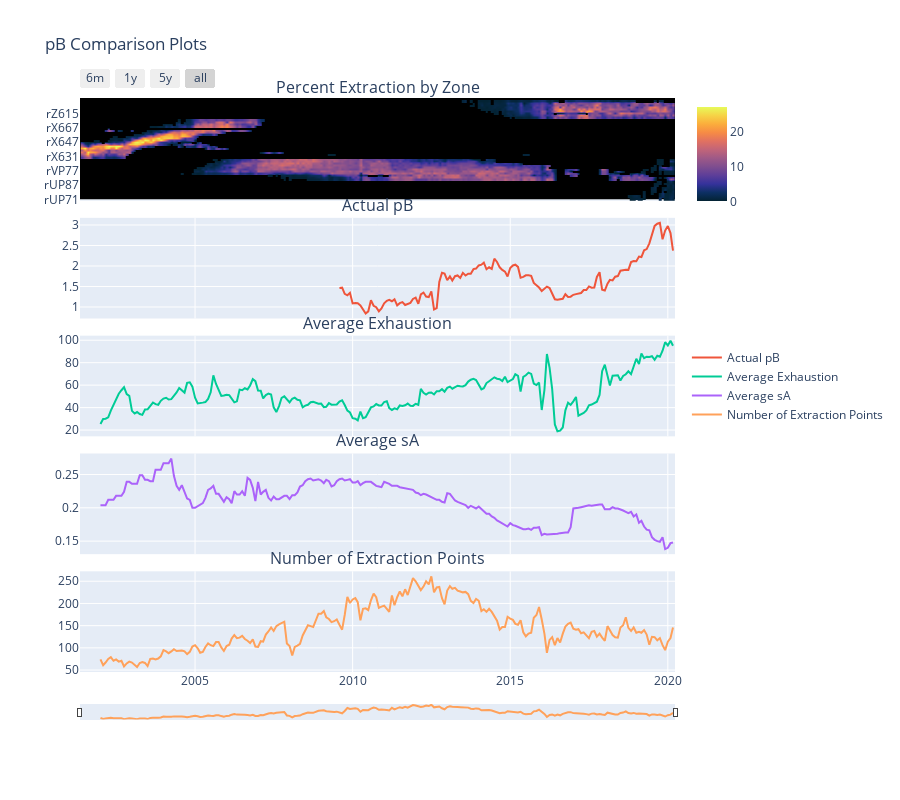

Write notebook code for a chart like this one.
### Code cell
# pB Comparison Plots - zone heatmap, plots of pB, exhaustion, sA, number of extract points
# 5 subplots
fig = make_subplots(rows=5,cols=1,
                   shared_xaxes=True,
                   vertical_spacing=0.03,
                    row_heights=[0.2,0.2,0.2,0.2,0.2],
                   subplot_titles=('Percent Extraction by Zone','Actual pB','Average Exhaustion','Average sA','Number of Extraction Points')
                   )
# set parameters for each plot
zone_map = go.Heatmap(
    z=zones['zone_percent_extracted'],
    x=zones['date'],
    y=zones['region_zone'],
    colorscale='thermal',
   connectgaps=False,
    zsmooth='best',
    name='Zone Extraction',
    colorbar=dict(
        len=0.2,y=0.905),
    showlegend=False
    )
pB_plot = go.Scatter(
    x = monthly_pB.datetime,
    y = monthly_pB.average_pB,
    name="Actual pB",
    yaxis='y2',
    showlegend=True)
exhaustion_plot = go.Scatter(
    x = monthly_pA.datetime,
    y = monthly_pA.average_exhaustion,
    name="Average Exhaustion",
    yaxis='y3',
    showlegend=True)
sA_plot = go.Scatter(
    x = monthly_pA.datetime,
    y = monthly_pA.average_sA,
    name="Average sA",
    yaxis='y4',
    showlegend=True)
number_points_plot = go.Scatter(
    x = monthly_pA.datetime,
    y = monthly_pA.number_extract_points,
    name="Number of Extraction Points",
    yaxis='y5',
    showlegend=True
    )
# Add traces to the plot
fig.append_trace(zone_map,1,1)
fig.append_trace(pB_plot,2,1)
fig.append_trace(exhaustion_plot,3,1)
fig.append_trace(sA_plot,4,1)
fig.append_trace(number_points_plot,5,1)

fig.update_layout(
    title_text='pB Comparison Plots',
    height=800,
    legend=dict(
        y=0.5)
)

# Add black background to heatmap
fig.update_layout(
    shapes=[
        dict(
            fillcolor='black',
            layer='below',
            line={'width':4,'color':'black'},
            type='rect',
            x0=zones.date.min(),
            x1=zones.date.max(),
            xref='x',
            y0=0.83,
            y1=1,
            yref='paper'
        )
    ]
)

# Adding range slider
fig.update_layout(
    xaxis1=dict(
        rangeselector=dict(
            buttons=list([
                dict(count=6,
                    label='6m',
                    step='month',
                    stepmode='backward'),
                dict(count=1,
                    label='1y',
                    step='year',
                    stepmode='backward'),
                dict(count=5,
                    label='5y',
                    step='year',
                    stepmode='backward'),
                dict(step='all')
            ])
        ),
#         rangeslider=dict(
#         visible=True
#         ),
        type='date',
        showgrid=False
    ),
    yaxis1=dict(showgrid=False),
    xaxis5=dict(
        rangeslider=dict(
            visible=True,
            thickness=0.025)
    )
)


fig.write_html('Visualizations/pB_plots.html')
fig.show()

### Figure 1 — Plotly figure (JSON) as saved in the notebook; plotly's stock layout.template omitted (floating-point values rounded to 4 significant figures; data arrays with more than 128 entries replaced by an {"elided": "..."} marker saying what was removed)
{"data": [{"colorbar": {"len": 0.2, "y": 0.905}, "colorscale": [[0, "rgb(3, 35, 51)"], [0.09091, "rgb(13, 48, 100)"], [0.1818, "rgb(53, 50, 155)"], [0.2727, "rgb(93, 62, 153)"], [0.3636, "rgb(126, 77, 143)"], [0.4545, "rgb(158, 89, 135)"], [0.5455, "rgb(193, 100, 121)"], [0.6364, "rgb(225, 113, 97)"], [0.7273, "rgb(246, 139, 69)"], [0.8182, "rgb(251, 173, 60)"], [0.9091, "rgb(246, 211, 70)"], [1, "rgb(231, 250, 90)"]], "connectgaps": false, "name": "Zone Extraction", "showlegend": false, "type": "heatmap", "x": {"elided": "2770 str values"}, "xaxis": "x", "y": {"elided": "2770 str values"}, "yaxis": "y", "z": {"elided": "2770 float values"}, "zsmooth": "best"}, {"name": "Actual pB", "showlegend": true, "type": "scatter", "x": ["2009-08-01", "2009-09-01", "2009-10-01", "2009-11-01", "2009-12-01", "2010-01-01", "2010-02-01", "2010-03-01", "2010-04-01", "2010-05-01", "2010-06-01", "2010-07-01", "2010-08-01", "2010-09-01", "2010-10-01", "2010-11-01", "2010-12-01", "2011-01-01", "2011-02-01", "2011-03-01", "2011-04-01", "2011-05-01", "2011-06-01", "2011-07-01", "2011-08-01", "2011-09-01", "2011-10-01", "2011-11-01", "2011-12-01", "2012-01-01", "2012-02-01", "2012-03-01", "2012-04-01", "2012-05-01", "2012-06-01", "2012-07-01", "2012-08-01", "2012-09-01", "2012-10-01", "2012-11-01", "2012-12-01", "2013-01-01", "2013-02-01", "2013-03-01", "2013-04-01", "2013-05-01", "2013-06-01", "2013-07-01", "2013-08-01", "2013-09-01", "2013-10-01", "2013-11-01", "2013-12-01", "2014-01-01", "2014-02-01", "2014-03-01", "2014-04-01", "2014-05-01", "2014-06-01", "2014-07-01", "2014-08-01", "2014-09-01", "2014-10-01", "2014-11-01", "2014-12-01", "2015-01-01", "2015-02-01", "2015-03-01", "2015-04-01", "2015-05-01", "2015-06-01", "2015-07-01", "2015-08-01", "2015-09-01", "2015-10-01", "2015-11-01", "2015-12-01", "2016-01-01", "2016-02-01", "2016-03-01", "2016-04-01", "2016-05-01", "2016-06-01", "2016-07-01", "2016-08-01", "2016-09-01", "2016-10-01", "2016-11-01", "2016-12-01", "2017-01-01", "2017-02-01", "2017-03-01", "2017-04-01", "2017-05-01", "2017-06-01", "2017-07-01", "2017-08-01", "2017-09-01", "2017-10-01", "2017-11-01", "2017-12-01", "2018-01-01", "2018-02-01", "2018-03-01", "2018-04-01", "2018-05-01", "2018-06-01", "2018-07-01", "2018-08-01", "2018-09-01", "2018-10-01", "2018-11-01", "2018-12-01", "2019-01-01", "2019-02-01", "2019-03-01", "2019-04-01", "2019-05-01", "2019-06-01", "2019-07-01", "2019-08-01", "2019-09-01", "2019-10-01", "2019-11-01", "2019-12-01", "2020-01-01", "2020-02-01", "2020-03-01"], "xaxis": "x2", "y": [1.464, 1.472, 1.319, 1.285, 1.345, 1.088, 1.097, 1.091, 1.039, 0.928, 0.842, 0.8936, 1.164, 1.03, 0.9955, 0.8943, 0.9656, 1.088, 1.153, 1.176, 1.14, 1.187, 1.041, 1.094, 1.118, 1.048, 1.069, 1.099, 1.196, 1.231, 1.079, 1.306, 1.352, 1.255, 1.243, 1.38, 0.9385, 0.9714, 1.611, 1.834, 1.814, 1.653, 1.746, 1.645, 1.751, 1.769, 1.709, 1.833, 1.769, 1.813, 1.812, 1.923, 1.936, 2.014, 2.033, 2.082, 1.92, 1.968, 1.929, 2.179, 2.099, 1.967, 1.904, 1.862, 1.744, 1.949, 2.012, 2.031, 1.977, 1.713, 1.733, 1.773, 1.776, 1.761, 1.587, 1.54, 1.474, 1.387, 1.433, 1.497, 1.461, 1.33, 1.188, 1.175, 1.19, 1.201, 1.312, 1.244, 1.251, 1.297, 1.314, 1.326, 1.341, 1.414, 1.413, 1.502, 1.47, 1.476, 1.733, 1.848, 1.419, 1.401, 1.567, 1.661, 1.649, 1.739, 1.754, 1.884, 1.903, 1.91, 1.906, 2.095, 2.121, 2.117, 2.23, 2.217, 2.382, 2.412, 2.552, 2.776, 2.978, 3.031, 3.052, 2.652, 2.865, 2.976, 2.802, 2.377], "yaxis": "y2"}, {"name": "Average Exhaustion", "showlegend": true, "type": "scatter", "x": {"elided": "218 str values"}, "xaxis": "x3", "y": {"elided": "218 float values"}, "yaxis": "y3"}, {"name": "Average sA", "showlegend": true, "type": "scatter", "x": {"elided": "218 str values"}, "xaxis": "x4", "y": {"elided": "218 float values"}, "yaxis": "y4"}, {"name": "Number of Extraction Points", "showlegend": true, "type": "scatter", "x": {"elided": "218 str values"}, "xaxis": "x5", "y": {"elided": "218 int values"}, "yaxis": "y5"}], "layout": {"annotations": [{"font": {"size": 16}, "showarrow": false, "text": "Percent Extraction by Zone", "x": 0.5, "xanchor": "center", "xref": "paper", "y": 1, "yanchor": "bottom", "yref": "paper"}, {"font": {"size": 16}, "showarrow": false, "text": "Actual pB", "x": 0.5, "xanchor": "center", "xref": "paper", "y": 0.794, "yanchor": "bottom", "yref": "paper"}, {"font": {"size": 16}, "showarrow": false, "text": "Average Exhaustion", "x": 0.5, "xanchor": "center", "xref": "paper", "y": 0.588, "yanchor": "bottom", "yref": "paper"}, {"font": {"size": 16}, "showarrow": false, "text": "Average sA", "x": 0.5, "xanchor": "center", "xref": "paper", "y": 0.382, "yanchor": "bottom", "yref": "paper"}, {"font": {"size": 16}, "showarrow": false, "text": "Number of Extraction Points", "x": 0.5, "xanchor": "center", "xref": "paper", "y": 0.176, "yanchor": "bottom", "yref": "paper"}], "height": 800, "legend": {"y": 0.5}, "shapes": [{"fillcolor": "black", "layer": "below", "line": {"color": "black", "width": 4}, "type": "rect", "x0": "2001-06-01T00:00:00", "x1": "2020-03-01T00:00:00", "xref": "x", "y0": 0.83, "y1": 1, "yref": "paper"}], "title": {"text": "pB Comparison Plots"}, "xaxis": {"anchor": "y", "domain": [0, 1], "matches": "x5", "rangeselector": {"buttons": [{"count": 6, "label": "6m", "step": "month", "stepmode": "backward"}, {"count": 1, "label": "1y", "step": "year", "stepmode": "backward"}, {"count": 5, "label": "5y", "step": "year", "stepmode": "backward"}, {"step": "all"}]}, "showgrid": false, "showticklabels": false, "type": "date"}, "xaxis2": {"anchor": "y2", "domain": [0, 1], "matches": "x5", "showticklabels": false}, "xaxis3": {"anchor": "y3", "domain": [0, 1], "matches": "x5", "showticklabels": false}, "xaxis4": {"anchor": "y4", "domain": [0, 1], "matches": "x5", "showticklabels": false}, "xaxis5": {"anchor": "y5", "domain": [0, 1], "rangeslider": {"thickness": 0.025, "visible": true}}, "yaxis": {"anchor": "x", "domain": [0.824, 1], "showgrid": false}, "yaxis2": {"anchor": "x2", "domain": [0.618, 0.794]}, "yaxis3": {"anchor": "x3", "domain": [0.412, 0.588]}, "yaxis4": {"anchor": "x4", "domain": [0.206, 0.382]}, "yaxis5": {"anchor": "x5", "domain": [0, 0.176]}}}
